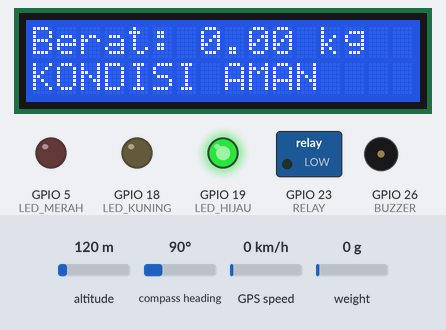
Simulated run of this sketch. Board: ESP32. On the bench: 16×2 character LCD, switched loads named in the sketch (green lamp = pin HIGH), output pins drawn as LEDs (lit = HIGH), buzzer (waves = sounding, pin HIGH). The test bench sets the inputs (shaded band); at power-on: weight on the scale 0 g, altitude 120 m, compass heading 90°, GPS speed 0 km/h. WiFi joins after 1.5 s; servers stay silent unless stated; random numbers use the default seed unless the sketch sets one; the GPS gets a fix after 3 s at 37.7749, -122.4194 with 8 satellites; no MQTT or app messages arrive unless stated; what the sketch prints to the serial monitor is not drawn.

Above: at 3.8 s.
3.9 s: weight on the scale set to 271 g
At 5.4 s:
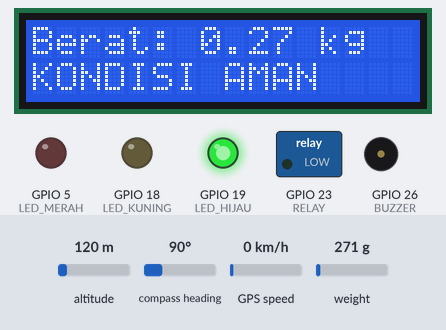
5.7 s: weight on the scale set to 321 g
At 7.2 s:
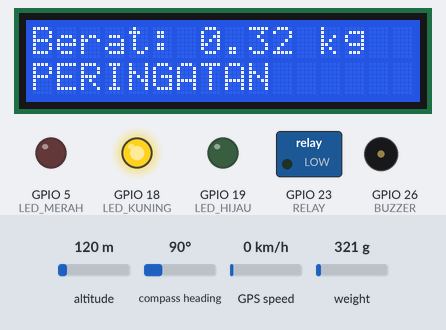
7.5 s: weight on the scale set to 460 g
At 8.3 s:
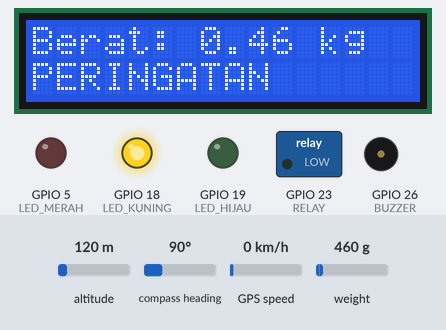
9.2 s: weight on the scale set to 538 g
At 10.4 s:
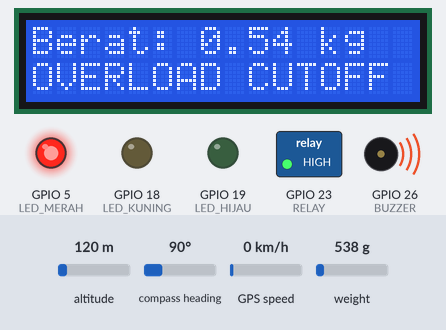
Timing chart, 0 to 12.2 s (numbered marks = the images above; inputs shaded):
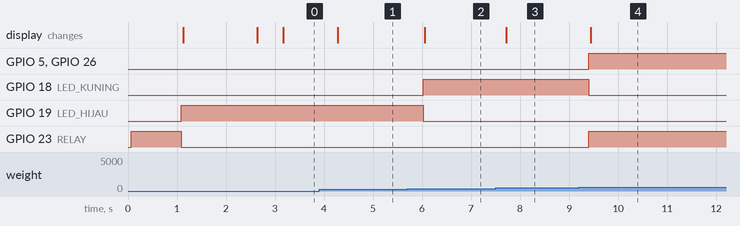

Measured:
- the behaviour switches between 299 and 300 g on weight on the scale (found by bisection; images 1 and 2)
- the behaviour switches between 499 and 500 g on weight on the scale (found by bisection; images 3 and 4)
- after the input at 3.9 s, the display: changes after 0.38 s (image 1)
- after the input at 5.7 s, GPIO 18 (LED_KUNING): LOW → HIGH after 0.32 s; GPIO 19 (LED_HIJAU): HIGH → LOW after 0.32 s; the display: changes after 0.36 s (image 2)
- after the input at 7.5 s, the display: changes after 0.21 s (image 3)
- after the input at 9.2 s, GPIO 5 (LED_MERAH), GPIO 23 (RELAY), GPIO 26 (BUZZER): LOW → HIGH after 0.20 s; GPIO 18 (LED_KUNING): HIGH → LOW after 0.20 s; the display: changes after 0.24 s (image 4)

The sketch:

safety_car.ino
```cpp
#include <WiFi.h>
#include <Wire.h>
#include <LiquidCrystal_I2C.h>
#include "HX711.h"
#include <TinyGPSPlus.h>
#include <PubSubClient.h>
#include <ArduinoJson.h>
#include <math.h>
#include <string.h>

// ==========================================
// 1. KONFIGURASI PIN
// ==========================================

#define HX711_DT 16
#define HX711_SCK 4

#define GPS_RX 32
#define GPS_TX 33

#define LCD_SDA 21
#define LCD_SCL 22

#define LED_MERAH 5
#define LED_KUNING 18
#define LED_HIJAU 19

#define BUZZER 26
#define RELAY 23

// ==========================================
// 2. KONFIGURASI WIFI DAN MQTT
// ==========================================

const char *WIFI_SSID = "";
const char *WIFI_PASSWORD = "";

const char *MQTT_HOST = "";
const int MQTT_PORT = 1883;

const char *TOPIC_BASE = "";
const char *DEVICE_CODE = "";

// ==========================================
// 3. KONFIGURASI SISTEM
// ==========================================

const float CALIBRATION_FACTOR = 500.0;

const float WARNING_KG = 0.3;
const float OVERLOAD_KG = 0.5;

const float LAT_DEFAULT = -7.333145;
const float LNG_DEFAULT = 112.788452;

// Ubah jadi false jika modul bertuliskan HIGH LEVEL TRIGGER
const bool RELAY_ACTIVE_LOW = true;
const int RELAY_ON  = RELAY_ACTIVE_LOW ? LOW : HIGH;
const int RELAY_OFF = RELAY_ACTIVE_LOW ? HIGH : LOW;

// ==========================================
// 4. INTERVAL
// ==========================================

const unsigned long INTERVAL_SENSOR = 500;
const unsigned long INTERVAL_PUBLISH = 2000;
const unsigned long INTERVAL_LCD = 500;
const unsigned long INTERVAL_SERIAL = 1000;
const unsigned long INTERVAL_RECONNECT = 5000;

// ==========================================
// 5. OBJEK KOMPONEN
// ==========================================

WiFiClient espClient;
PubSubClient mqtt(espClient);

HX711 scale;
TinyGPSPlus gps;

LiquidCrystal_I2C lcd(0x27, 16, 2);

// ==========================================
// 6. VARIABEL SISTEM
// ==========================================

char telemetryTopic[96];
char controlTopic[112];
char ackTopic[112];

float beratKg = 0.0;

float latNow = LAT_DEFAULT;
float lngNow = LNG_DEFAULT;
float speedNow = 0.0;

bool hxReady = false;

bool relayCommand = true;
bool relayActual = false;

unsigned long lastSensor = 0;
unsigned long lastPublish = 0;
unsigned long lastLcd = 0;
unsigned long lastSerial = 0;

unsigned long lastReconnect = 0;
unsigned long lastWifiAttempt = 0;

// ==========================================
// 7. MEMBACA GPS
// ==========================================

void bacaGPS() {

  while (Serial2.available() > 0) {

    gps.encode(Serial2.read());

  }

  if (gps.location.isValid()) {

    latNow = gps.location.lat();
    lngNow = gps.location.lng();

  }

  if (gps.speed.isValid()) {

    speedNow = gps.speed.kmph();

  }

}

// ==========================================
// 8. MEMBACA BERAT
// ==========================================

void bacaBerat() {

  if (scale.is_ready()) {

    float gram = scale.get_units(5);

    beratKg = gram < 0 ? 0 : gram / 1000.0;

    hxReady = true;

  }

  else {

    hxReady = false;

  }

}

// ==========================================
// 9. STATUS BERAT
// ==========================================

const char *statusBerat() {

  if (!hxReady) {

    return "SENSOR_ERROR";

  }

  if (beratKg >= OVERLOAD_KG) {

    return "OVERLOAD";

  }

  if (beratKg >= WARNING_KG) {

    return "WARNING";

  }

  return "AMAN";

}

// ==========================================
// 10. KONTROL BUZZER
// ==========================================

void kontrolBuzzer(bool aktif) {

  digitalWrite(BUZZER, aktif ? HIGH : LOW);

}

// ==========================================
// 11. KONTROL LED
// ==========================================

void kontrolLED() {

  if (!hxReady) {

    digitalWrite(LED_MERAH, LOW);
    digitalWrite(LED_KUNING, LOW);
    digitalWrite(LED_HIJAU, LOW);

    return;

  }

  if (beratKg >= OVERLOAD_KG) {

    digitalWrite(LED_MERAH, HIGH);
    digitalWrite(LED_KUNING, LOW);
    digitalWrite(LED_HIJAU, LOW);

  }

  else if (beratKg >= WARNING_KG) {

    digitalWrite(LED_MERAH, LOW);
    digitalWrite(LED_KUNING, HIGH);
    digitalWrite(LED_HIJAU, LOW);

  }

  else {

    digitalWrite(LED_MERAH, LOW);
    digitalWrite(LED_KUNING, LOW);
    digitalWrite(LED_HIJAU, HIGH);

  }

}

// ==========================================
// 12. KONTROL KEAMANAN DAN RELAY
// ==========================================

void kontrolKeamanan() {
  bool overload = hxReady && (beratKg >= OVERLOAD_KG);
  bool warning = hxReady &&
                 (beratKg >= WARNING_KG) &&
                 !overload;

  // Kontrol LED
  digitalWrite(LED_MERAH, overload ? HIGH : LOW);
  digitalWrite(LED_KUNING, warning ? HIGH : LOW);
  digitalWrite(LED_HIJAU,
               (hxReady && !warning && !overload) ? HIGH : LOW);

  // Buzzer hanya aktif ketika overload
  digitalWrite(BUZZER, overload ? HIGH : LOW);

  // Motor hanya boleh menyala jika:
  // 1. Sensor berfungsi
  // 2. Tidak overload
  // 3. Perintah relay mengizinkan motor menyala
  bool motorBolehMenyala =
      hxReady && !overload && relayCommand;

  // Active LOW: LOW = relay aktif, HIGH = relay mati
  if (motorBolehMenyala) {
    digitalWrite(RELAY, RELAY_ON);
    relayActual = true;
  } else {
    digitalWrite(RELAY, RELAY_OFF);
    relayActual = false;
  }

  // Debugging
  Serial.println("===== STATUS KEAMANAN =====");
  Serial.print("Berat: ");
  Serial.print(beratKg);
  Serial.println(" kg");

  Serial.print("Overload: ");
  Serial.println(overload ? "YA" : "TIDAK");

  Serial.print("Relay: ");
  Serial.println(relayActual ? "AKTIF - MOTOR ON" :
                               "NONAKTIF - MOTOR OFF");

  Serial.print("Pin RELAY (GPIO23): ");
  Serial.println(digitalRead(RELAY) == HIGH ? "HIGH" : "LOW");
}

// ==========================================
// 13. TAMPILAN LCD
// ==========================================

void tampilLCD() {

  lcd.setCursor(0, 0);

  if (hxReady) {

    lcd.print("Berat: ");
    lcd.print(beratKg, 2);
    lcd.print(" kg  ");

  }

  else {

    lcd.print("Berat: ERROR   ");

  }

  lcd.setCursor(0, 1);

  if (!hxReady) {

    lcd.print("CEK SENSOR      ");

  }

  else if (beratKg >= OVERLOAD_KG) {

    lcd.print("OVERLOAD CUTOFF ");

  }

  else if (beratKg >= WARNING_KG) {

    lcd.print("PERINGATAN      ");

  }

  else {

    lcd.print("KONDISI AMAN    ");

  }

}

// ==========================================
// 14. DIAGNOSTIK GPS
// ==========================================

void diagnostikGPS() {

  Serial.println();
  Serial.println("========== GPS DIAGNOSTIC ==========");

  Serial.print("Jumlah karakter: ");
  Serial.println(gps.charsProcessed());

  Serial.print("Checksum gagal: ");
  Serial.println(gps.failedChecksum());

  Serial.print("Kalimat lengkap dengan fix: ");
  Serial.println(gps.sentencesWithFix());

  Serial.print("Satelit: ");

  if (gps.satellites.isValid()) {

    Serial.println(gps.satellites.value());

  }

  else {

    Serial.println("Belum tersedia");

  }

  Serial.print("GPS Status: ");

  if (gps.location.isValid()) {

    Serial.println("FIX");

    Serial.print("Latitude: ");
    Serial.println(gps.location.lat(), 6);

    Serial.print("Longitude: ");
    Serial.println(gps.location.lng(), 6);

  }

  else {

    Serial.println("BELUM MENDAPATKAN FIX");

  }

  Serial.print("Kecepatan: ");
  Serial.print(speedNow, 1);
  Serial.println(" km/h");

  Serial.println("====================================");

}

// ==========================================
// 15. SERIAL MONITOR
// ==========================================

void tampilSerial() {

  Serial.println();
  Serial.println("====================================");
  Serial.println("PASSENGER WEIGHT SAFETY SYSTEM");
  Serial.println("====================================");

  Serial.print("HX711: ");
  Serial.println(hxReady ? "READY" : "NOT READY");

  if (hxReady) {

    Serial.print("Berat: ");
    Serial.print(beratKg, 3);
    Serial.println(" kg");

  }

  Serial.print("Status: ");
  Serial.println(statusBerat());

  Serial.print("Relay Command: ");
  Serial.println(relayCommand ? "ON" : "OFF");

  Serial.print("Relay Actual: ");
  Serial.println(relayActual ? "ON" : "OFF");

  Serial.print("Pin RELAY (GPIO23): ");
  Serial.println(digitalRead(RELAY) == HIGH ? "HIGH" : "LOW");

  Serial.print("Dinamo: ");
  Serial.println(relayActual ? "MENYALA" : "MATI");

  Serial.print("Buzzer: ");
  Serial.println(digitalRead(BUZZER) ? "ON" : "OFF");

  Serial.print("WiFi: ");
  Serial.println(
    WiFi.status() == WL_CONNECTED ? "CONNECTED" : "DISCONNECTED"
  );

  Serial.print("MQTT: ");
  Serial.println(
    mqtt.connected() ? "CONNECTED" : "DISCONNECTED"
  );

  diagnostikGPS();

}

// ==========================================
// 16. PUBLISH TELEMETRI
// ==========================================

void publishTelemetri() {

  if (!mqtt.connected()) return;

  StaticJsonDocument<256> doc;

  doc["device"] = DEVICE_CODE;

  doc["weight"] = hxReady
      ? round(beratKg * 100) / 100.0
      : -1.0;

  doc["status"] = statusBerat();

  doc["relay"] = relayActual;

  doc["lat"] = round(latNow * 1000000) / 1000000.0;

  doc["lng"] = round(lngNow * 1000000) / 1000000.0;

  doc["speed"] = round(speedNow * 10) / 10.0;

  doc["satellites"] = gps.satellites.isValid()
      ? gps.satellites.value()
      : 0;

  char payload[256];

  size_t length = serializeJson(doc, payload);

  bool success = mqtt.publish(
    telemetryTopic,
    payload,
    length
  );

  Serial.print("MQTT Telemetry: ");
  Serial.println(success ? "TERKIRIM" : "GAGAL");

}

// ==========================================
// 17. PUBLISH ACK
// ==========================================

void publishAck(const char *command) {

  if (!mqtt.connected()) return;

  StaticJsonDocument<128> doc;

  doc["device"] = DEVICE_CODE;
  doc["command"] = command;
  doc["relay"] = relayActual;
  doc["status"] = statusBerat();

  char payload[128];

  size_t length = serializeJson(doc, payload);

  mqtt.publish(ackTopic, payload, length);

}

// ==========================================
// 18. HANDLE MQTT COMMAND
// ==========================================

void handleCommand(
  char *topic,
  byte *payload,
  unsigned int length
) {

  StaticJsonDocument<256> doc;

  DeserializationError error =
      deserializeJson(doc, payload, length);

  if (error) {

    Serial.println("JSON command tidak valid");
    return;

  }

  const char *command = doc["command"] | "";

  Serial.print("MQTT Command: ");
  Serial.println(command);

  if (strcmp(command, "FORCE_ON") == 0) {

    relayCommand = true;

  }

  else if (strcmp(command, "FORCE_OFF") == 0) {

    relayCommand = false;

  }

  else if (strcmp(command, "TARE") == 0) {

    if (scale.is_ready()) {

      scale.tare();

      beratKg = 0.0;
      hxReady = true;

    }

    else {

      hxReady = false;

    }

  }

  else {

    Serial.println("Perintah tidak dikenal");
    return;

  }

  kontrolKeamanan();

  publishAck(command);

}

// ==========================================
// 19. HUBUNGKAN WIFI
// ==========================================

void hubungkanWiFi() {

  if (WiFi.status() == WL_CONNECTED) return;

  if (millis() - lastWifiAttempt < INTERVAL_RECONNECT) return;

  lastWifiAttempt = millis();

  Serial.println("Menghubungkan WiFi...");

  WiFi.begin(WIFI_SSID, WIFI_PASSWORD);

}

// ==========================================
// 20. HUBUNGKAN MQTT
// ==========================================

void hubungkanMQTT() {

  if (mqtt.connected()) return;

  if (WiFi.status() != WL_CONNECTED) return;

  if (millis() - lastReconnect < INTERVAL_RECONNECT) return;

  lastReconnect = millis();

  String clientId =
      "esp32-" +
      String(DEVICE_CODE) +
      "-" +
      String(random(0xffff), HEX);

  Serial.println("Menghubungkan MQTT...");

  if (mqtt.connect(clientId.c_str())) {

    Serial.println("MQTT TERHUBUNG");

    mqtt.subscribe(controlTopic);

    publishAck("BOOT");

  }

  else {

    Serial.print("MQTT gagal, state=");
    Serial.println(mqtt.state());

  }

}

// ==========================================
// 21. SETUP
// ==========================================

void setup() {

  Serial.begin(115200);

  // GPS
  Serial2.begin(
    9600,
    SERIAL_8N1,
    GPS_RX,
    GPS_TX
  );

  // LCD
  Wire.begin(LCD_SDA, LCD_SCL);

  lcd.init();
  lcd.backlight();

  // Pin output
  pinMode(LED_MERAH, OUTPUT);
  pinMode(LED_KUNING, OUTPUT);
  pinMode(LED_HIJAU, OUTPUT);

  pinMode(BUZZER, OUTPUT);
  pinMode(RELAY, OUTPUT);

  // Output awal
  digitalWrite(LED_MERAH, LOW);
  digitalWrite(LED_KUNING, LOW);
  digitalWrite(LED_HIJAU, LOW);

  digitalWrite(BUZZER, LOW);

  // Relay awal OFF
  digitalWrite(RELAY, RELAY_OFF);

  // HX711
  scale.begin(HX711_DT, HX711_SCK);

  scale.set_scale(CALIBRATION_FACTOR);

  lcd.clear();
  lcd.print("TARE SENSOR...");

  if (scale.wait_ready_timeout(3000)) {

    scale.tare();
    hxReady = true;

  }

  else {

    hxReady = false;

  }

  // MQTT Topics
  snprintf(
    telemetryTopic,
    sizeof(telemetryTopic),
    "%s/%s",
    TOPIC_BASE,
    DEVICE_CODE
  );

  snprintf(
    controlTopic,
    sizeof(controlTopic),
    "%s/control",
    telemetryTopic
  );

  snprintf(
    ackTopic,
    sizeof(ackTopic),
    "%s/ack",
    telemetryTopic
  );

  // MQTT
  mqtt.setServer(MQTT_HOST, MQTT_PORT);
  mqtt.setBufferSize(512);
  mqtt.setCallback(handleCommand);

  // WiFi
  WiFi.mode(WIFI_STA);

  // Memulai koneksi WiFi
  WiFi.begin(WIFI_SSID, WIFI_PASSWORD);

  // Terapkan kondisi keamanan awal
  kontrolKeamanan();

  // Tampilan awal
  lcd.clear();

  lcd.setCursor(0, 0);
  lcd.print("PASSENGER");

  lcd.setCursor(0, 1);
  lcd.print("SAFETY SYSTEM");

  Serial.println();
  Serial.println("====================================");
  Serial.println("PASSENGER WEIGHT SAFETY SYSTEM");
  Serial.println("ESP32 INITIALIZATION");
  Serial.println("====================================");

  Serial.print("HX711: ");
  Serial.println(hxReady ? "READY" : "NOT READY");

  Serial.print("Relay: ");
  Serial.println(relayActual ? "ON" : "OFF");

  Serial.print("Relay mode: ");
  Serial.println(RELAY_ACTIVE_LOW ? "ACTIVE LOW" : "ACTIVE HIGH");

  Serial.println("GPS: SEARCHING SATELLITES");

  Serial.print("Telemetry Topic: ");
  Serial.println(telemetryTopic);

  Serial.print("Control Topic: ");
  Serial.println(controlTopic);

  delay(1500);

  lcd.clear();

}

// ==========================================
// 22. LOOP UTAMA
// ==========================================

void loop() {

  // Membaca GPS
  bacaGPS();

  // Membaca sensor berat
  if (millis() - lastSensor >= INTERVAL_SENSOR) {

    lastSensor = millis();

    bacaBerat();

    kontrolKeamanan();

  }

  // WiFi
  hubungkanWiFi();

  // MQTT
  hubungkanMQTT();

  if (mqtt.connected()) {

    mqtt.loop();

  }

  // Publish telemetri
  if (millis() - lastPublish >= INTERVAL_PUBLISH) {

    lastPublish = millis();

    publishTelemetri();

  }

  // Update LCD
  if (millis() - lastLcd >= INTERVAL_LCD) {

    lastLcd = millis();

    tampilLCD();

  }

  // Update Serial
  if (millis() - lastSerial >= INTERVAL_SERIAL) {

    lastSerial = millis();

    tampilSerial();

  }

}
```
